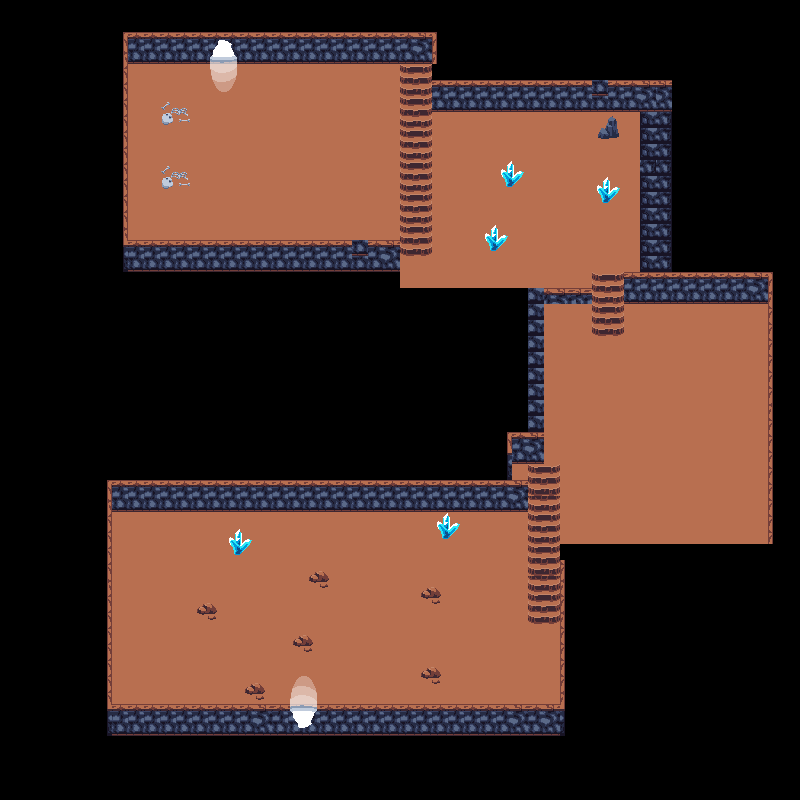

Tiled map render using the project's own tile images. Description and the map definition, with tile-layer contents summarised, below:
An orthogonal 50x50 tile map with 16x16 px tiles, 4 tile layers (floor, stairs, walls, deco) and 46 objects (22x collision, exit_dungeon, spawn_dungeon, boss_path1, boss_path2, ...).

<map version="1.5" tiledversion="1.7.2" orientation="orthogonal" renderorder="right-down" width="50" height="50" tilewidth="16" tileheight="16" infinite="0" nextlayerid="8" nextobjectid="72">
 <tileset firstgid="1" source="tileset_dungeon.tsx" />
 <layer id="1" name="floor" width="50" height="50">
  <data>[2500 cells, 865 non-empty, 9 distinct tile ids]</data>
 </layer>
 <layer id="2" name="stairs" width="50" height="50">
  <data>[2500 cells, 152 non-empty, 15 distinct tile ids]</data>
 </layer>
 <layer id="3" name="walls" width="50" height="50">
  <data>[2500 cells, 261 non-empty, 17 distinct tile ids]</data>
 </layer>
 <layer id="4" name="deco" width="50" height="50">
  <data>[2500 cells, 72 non-empty, 24 distinct tile ids]</data>
 </layer>
 <objectgroup id="5" name="objects">
  <object id="1" type="collision" x="130.211" y="37.3557" width="76.8461" height="26.6827" />
  <object id="2" type="collision" x="240.144" y="37.3557" width="186.779" height="26.6827" />
  <object id="3" type="collision" x="127.01" y="247.615" width="270.029" height="21.3461" />
  <object id="4" type="collision" x="125.942" y="39.4904" width="2.13461" height="202.788" />
  <object id="5" type="collision" x="432.259" y="85.3846" width="236.942" height="24.5481" />
  <object id="6" type="collision" x="642.519" y="112.067" width="27.75" height="159.029" />
  <object id="7" type="collision" x="628.644" y="275.365" width="136.615" height="25.6154" />
  <object id="8" type="collision" x="383.163" y="272.163" width="13.875" height="28.8173" />
  <object id="9" type="collision" x="398.106" y="288.173" width="129.144" height="12.8077" />
  <object id="10" type="collision" x="528.317" y="289.24" width="59.7692" height="13.875" />
  <object id="11" type="collision" x="530.452" y="307.384" width="10.6731" height="125.942" />
  <object id="12" type="collision" x="510.173" y="435.461" width="33.0865" height="25.6154" />
  <object id="13" type="collision" x="111" y="482.423" width="416.25" height="26.6827" />
  <object id="14" type="collision" x="108.865" y="483.49" width="1.06731" height="228.404" />
  <object id="15" type="collision" x="107.798" y="706.557" width="180.375" height="26.6827" />
  <object id="16" type="collision" x="321.259" y="708.692" width="238.009" height="25.6154" />
  <object id="17" type="collision" x="560.336" y="564.605" width="2.13461" height="147.288" />
  <object id="18" type="collision" x="768.461" y="272.163" width="12.8077" height="286.038" />
  <object id="19" type="collision" x="563.538" y="544.327" width="203.856" height="13.875" />
  <object id="20" type="collision" x="499.5" y="163.298" width="23.4808" height="22.4134" />
  <object id="21" type="collision" x="597.692" y="180.375" width="17.0769" height="20.2788" />
  <object id="22" type="collision" x="486.692" y="231.606" width="18.1442" height="18.1442" />
  <object id="23" name="exit_dungeon" x="293.509" y="705.49" width="21.3461" height="26.6827" />
  <object id="24" name="spawn_dungeon" x="234.808" y="611.567">
   <point />
  </object>
 </objectgroup>
 <objectgroup id="7" name="NPCPaths">
  <object id="48" name="boss_path1" x="150.49" y="534.721" />
  <object id="49" name="boss_path2" x="406.644" y="535.788" />
  <object id="50" name="boss_path3" x="405.577" y="630.778" />
  <object id="51" name="boss_path4" x="549.663" y="630.778" />
  <object id="52" name="boss_path5" x="550.73" y="471.75" />
  <object id="53" name="boss_path6" x="612.634" y="468.548" />
  <object id="55" name="boss_path8" x="421.586" y="262.558" />
  <object id="56" name="boss_path9" x="421.586" y="151.558" />
  <object id="57" name="boss_path10" x="180.375" y="150.49" />
  <object id="58" name="boss_path11" x="182.51" y="118.471" />
  <object id="59" name="boss_path12" x="407.711" y="118.471" />
  <object id="60" name="boss_path13" x="408.779" y="279.634" />
  <object id="61" name="boss_path14" x="599.827" y="283.904" />
  <object id="62" name="boss_path7" x="614.769" y="265.759" />
  <object id="64" name="boss_path15" x="597.692" y="503.769" />
  <object id="65" name="boss_path16" x="536.855" y="504.836" />
  <object id="66" name="boss_path17" x="536.855" y="551.798" />
  <object id="67" name="boss_path18" x="308.452" y="550.73" />
  <object id="68" name="boss_path19" x="311.654" y="583.817" />
  <object id="69" name="boss_path20" x="149.423" y="582.75" />
  <object id="70" name="exit_manoir" x="223.067" y="78.9807">
   <point />
  </object>
  <object id="71" name="enter_manoir" x="207.058" y="38.4231" width="30.9519" height="24.5481" />
 </objectgroup>
</map>
